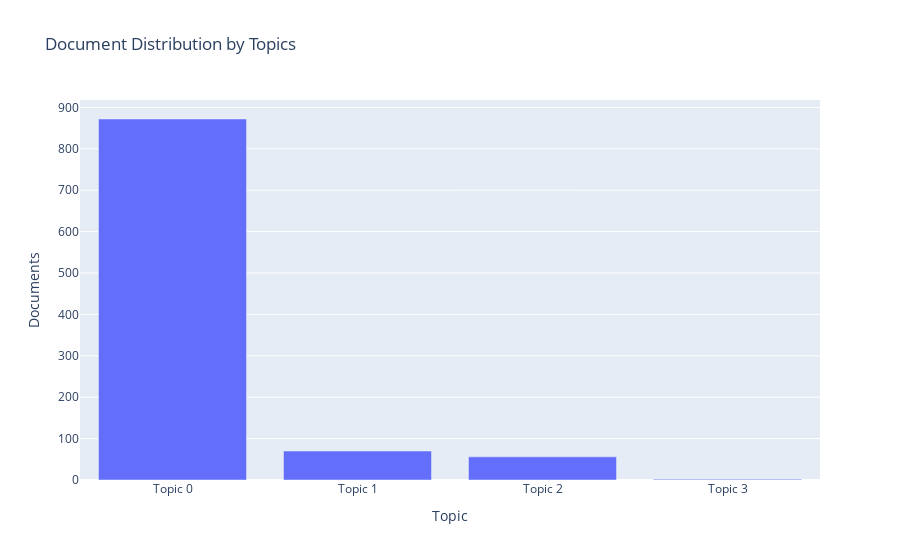

Notebook code cell kept with this figure:
### Code cell
plot_model(lda, plot = 'topic_distribution')

### Figure 1 — Plotly figure (JSON) as saved in the notebook; plotly's stock layout.template omitted (floating-point values rounded to 4 significant figures)
{"data": [{"alignmentgroup": "True", "customdata": [["work, group, top, small, family, certain, medical, rinse, talente, start"], ["move, work, raise, dissapoint, necessary, wathenge, fare, increase, disease, unpaid"], ["jacinto, faith, continune, decorate, apply, trinitario, filled, till, reinforce, nairobi"], ["intensify, healthcare, boiler, lowland, dry, chic, background, main_economic_activity, embu, package"]], "hovertemplate": "Topic=%{x}<br>Documents=%{y}<br>Keyword=%{customdata[0]}<extra></extra>", "legendgroup": "", "marker": {"color": "#636efa", "pattern": {"shape": ""}}, "name": "", "offsetgroup": "", "orientation": "v", "showlegend": false, "textposition": "auto", "type": "bar", "x": ["Topic 0", "Topic 1", "Topic 2", "Topic 3"], "xaxis": "x", "y": [872, 70, 56, 2], "yaxis": "y"}], "layout": {"barmode": "relative", "legend": {"tracegroupgap": 0}, "title": {"text": "Document Distribution by Topics"}, "xaxis": {"anchor": "y", "domain": [0, 1], "title": {"text": "Topic"}}, "yaxis": {"anchor": "x", "domain": [0, 1], "title": {"text": "Documents"}}}}
